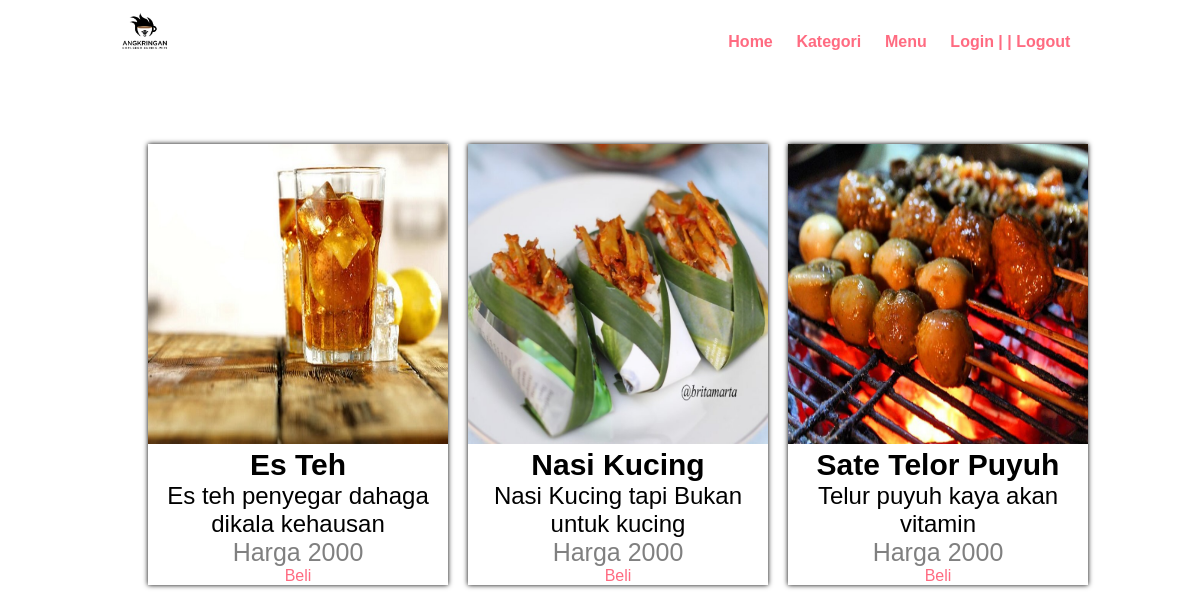
/web/categories.php, run on the app's committed database.
### tables this page shows
CREATE TABLE `produk` (
  `id` int(11) NOT NULL,
  `id_kategori` int(255) NOT NULL,
  `harga` varchar(255) NOT NULL,
  `deskripsi` text NOT NULL,
  `foto` varchar(255) NOT NULL
);

CREATE TABLE `kategori` (
  `id_kategori` int(11) NOT NULL,
  `nama_kategori` varchar(255) NOT NULL
);

### web/categories.php (the view, shortened to what this page needs)
<?php
include '../config/config.php';
?>
<!DOCTYPE html>
<html lang="en">
<head>
    <link rel="stylesheet" href="css/order.css">
</head>
<body>
    <section class="navbar">
        <div class="container">
            <div class="logo">
                <a href="#" title="Logo">
                    <img src="images/logo angkringan1.jpg" alt="Restaurant Logo" class="img-responsive">
                </a>
            </div>
            <div class="menu text-right">
                <ul>
                    <li>
                        <a href="index.php">Home</a>
                    </li>
                    <li>
                        <a href="categories.php">Kategori</a>
                    </li>
                    <li>
                        <a href="foods.php">Menu</a>
                    </li>
                    <li>
                        <a href="../login.php">Login |</a>
                        <a href="../logout.php" >| Logout <i class="la la-sign-out" aria-hidden="true"></i> </a>
                    </li>
                </ul>
            </div>
        </div>
    </section>
    <div class="food-menu-desc">
    <div class="gambar">
            <?php
        $sql = $koneksi->query("SELECT * FROM produk JOIN kategori ON produk.id_kategori = kategori.id_kategori");
        $rows = $sql->num_rows;
        if ($rows > 0) {
            while ($data = mysqli_fetch_assoc($sql)) { ?>
                <div class="foto">
                    <img src="../admin/image/<?php echo $data['foto'] ?>" style="height:300px;">
                    <p style="font-size:30px; font-weight: bold;"> <?php echo $data['nama_kategori']; ?></p>
                    <p style="font-size:24px; font-family: sans-serif,serif; color:black;" ><?php echo $data['deskripsi']; ?></p>
                    <p style="font-size:25px; color:gray; " >Harga <?php echo $data['harga']; ?></p>
                    <a href="beli.php?id=<?php echo $data['id'] ?>">
                        Beli
                    </a>
                </div>
                <?php
            }
        }
        ?>
        </div>
        </div>
    </body>
</html>

### web/css/order.css (style rules this page uses)
* { margin: 0 0; padding: 0 0; font-family: Arial, "Arial Narrow Bold", sans-serif, sans-serif; }
.container { width: 80%; margin: 0 auto; padding: 1%; }
.img-responsive { width: 100%; }
.text-right { text-align: right; }
a { color: #ff6b81; text-decoration: none; }
.gambar { width: 90%; display: grid; grid-template-columns: 1fr 1fr 1fr; margin: auto; }
.gambar .foto img { width: 300px; }
.foto { box-shadow: 0 0 5px black; margin: 10px; text-align: center; }
.logo { width: 5%; float: left; height: 110px; }
.menu { line-height: 60px; }
.menu ul { list-style-type: none; }
.menu ul li { display: inline; padding: 1%; font-weight: bold; }
.food-menu-desc { width: 70%; float: left; margin-left: 8%; }

### data on the page
produk: foto (picture), id_kategori.nama_kategori "Es Teh", deskripsi "Es teh penyegar dahaga dikala kehausan", harga "2000"
produk: foto (picture), id_kategori.nama_kategori "Nasi Kucing", deskripsi "Nasi Kucing tapi Bukan untuk kucing", harga "2000"
produk: foto (picture), id_kategori.nama_kategori "Sate Telor Puyuh", deskripsi "Telur puyuh kaya akan vitamin", harga "2000"
